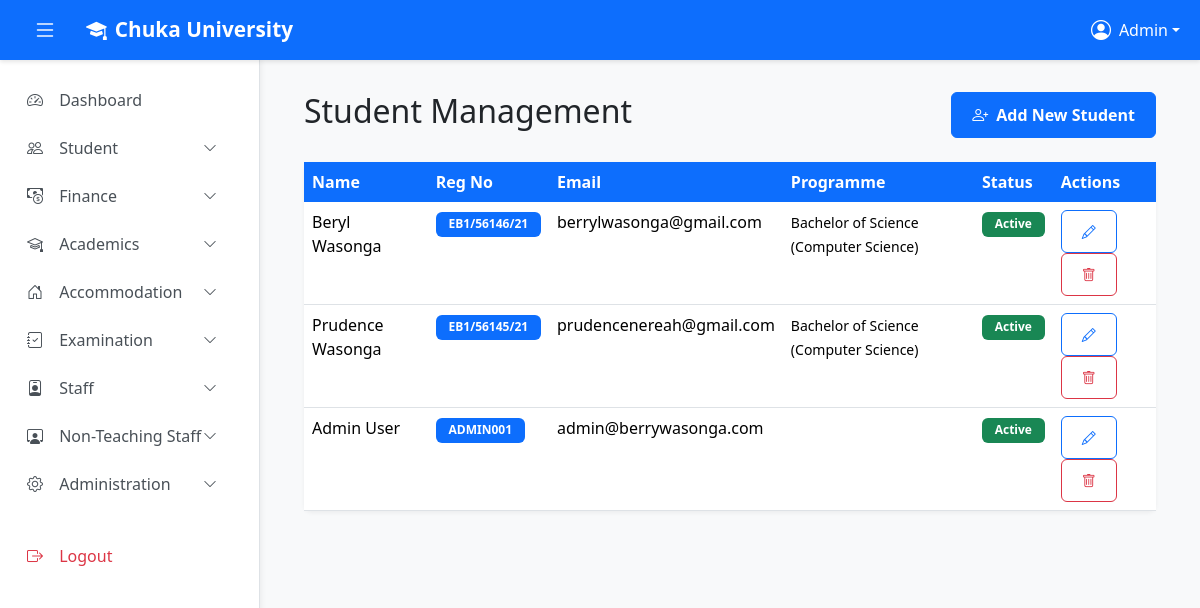
The app's page /admin/student/list.php (signed in), older data.
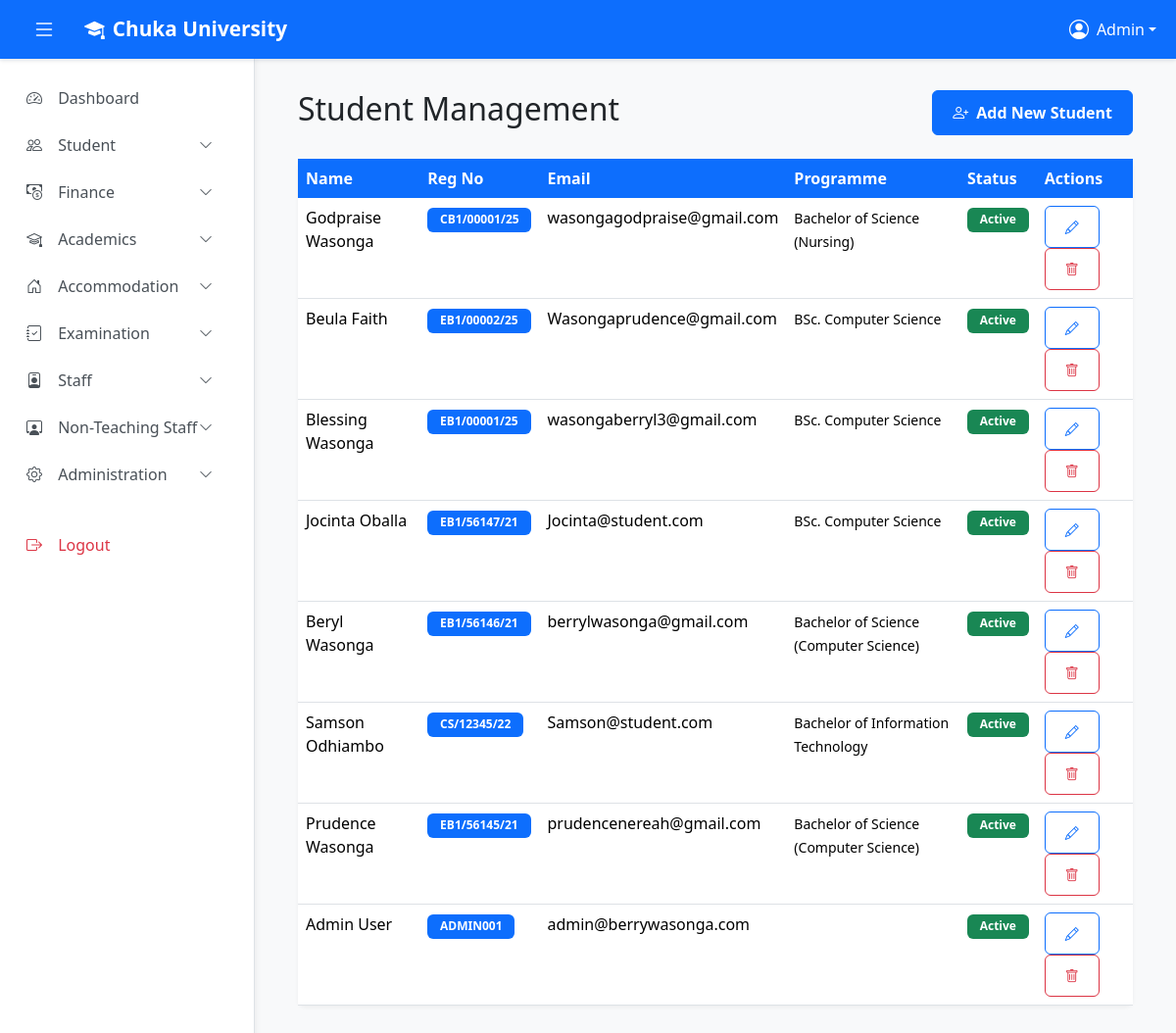
The same page, newer data.
### tables this page shows
CREATE TABLE `users` (
  `id` int(11) NOT NULL,
  `first_name` varchar(50) NOT NULL DEFAULT '',
  `last_name` varchar(50) NOT NULL DEFAULT '',
  `email` varchar(255) NOT NULL,
  `reg_no` varchar(50) DEFAULT NULL,
  `password` varchar(255) NOT NULL,
  `role` varchar(20) NOT NULL DEFAULT 'user',
  `status` enum('active','inactive') NOT NULL DEFAULT 'active',
  `last_login` timestamp NULL DEFAULT NULL,
  `created_at` timestamp NOT NULL DEFAULT current_timestamp(),
  `fullname` varchar(100) GENERATED ALWAYS AS (concat(`first_name`,' ',`last_name`)) STORED,
  `gender` enum('Male','Female','Other') DEFAULT NULL,
  `dob` date DEFAULT NULL,
  `address` varchar(255) DEFAULT NULL,
  `campus` varchar(50) DEFAULT 'MAIN',
  `programme` varchar(150) DEFAULT NULL,
  `course_id` int(11) DEFAULT NULL,
  `attempted_units` int(11) DEFAULT 0,
  `registered_units` int(11) DEFAULT 0
);

### admin/student/list.php (the view, shortened to what this page needs)
<?php
require_once '../../config.php';
$users = $conn->query("SELECT id, first_name, last_name, email, reg_no, programme, role, status, last_login FROM users ORDER BY created_at DESC")->fetch_all(MYSQLI_ASSOC);
?>
<!DOCTYPE html>
<html lang="en">
<head>
    <link href="https://cdn.jsdelivr.net/npm/bootstrap@5.3.3/dist/css/bootstrap.min.css" rel="stylesheet">
    <link href="https://cdn.jsdelivr.net/npm/bootstrap-icons@1.11.3/font/bootstrap-icons.css" rel="stylesheet">
    <link href="../assets/main.css" rel="stylesheet"/>
</head>
<body>
    <?php include '../partials/top_navbar.php'; ?>
    <?php include '../partials/sidebar.php'; ?>
    <main class="main-content" id="mainContent">
        <div class="container-fluid">
            <div class="row mb-4">
                <div class="col-12 d-flex justify-content-between align-items-center">
                    <h2>Student Management</h2>
                    <a href="add.php" class="btn btn-primary"><i class="bi bi-person-plus me-2"></i>Add New Student</a>
                </div>
            </div>
            <div class="card">
                <div class="card-body p-0">
                    <div class="table-responsive">
                        <table class="table table-hover mb-0">
                            <thead>
                                <tr>
                                    <th>Name</th>
                                    <th>Reg No</th>
                                    <th>Email</th>
                                    <th>Programme</th>
                                    <th>Status</th>
                                    <th>Actions</th>
                                </tr>
                            </thead>
                            <tbody>
                                <?php foreach ($users as $u): ?>
                                <tr>
                                    <td><?php echo htmlspecialchars($u['first_name'] . ' ' . $u['last_name']); ?></td>
                                    <td><span class="badge bg-primary"><?php echo htmlspecialchars($u['reg_no']); ?></span></td>
                                    <td><?php echo htmlspecialchars($u['email']); ?></td>
                                    <td><small><?php echo htmlspecialchars($u['programme']); ?></small></td>
                                    <td><span class="badge bg-<?php echo ($u['status']=='active'?'success':'secondary'); ?>"><?php echo ucfirst($u['status']); ?></span></td>
                                    <td>
                                        <a href="edit.php?id=<?php echo $u['id']; ?>" class="btn btn-sm btn-outline-primary">
                                            <i class="bi bi-pencil"></i>
                                        </a>
                                        <form method="POST" class="d-inline" onsubmit="return confirm('Are you sure you want to delete this student?');">
                                            <button type="submit" class="btn btn-sm btn-outline-danger">
                                                <i class="bi bi-trash"></i>
                                            </button>
                                        </form>
                                    </td>
                                </tr>
                                <?php endforeach; ?>
                            </tbody>
                        </table>
                    </div>
                </div>
            </div>
        </div>
    </main>
</body>
</html>

Row changes from the older to the newer data that the page shows:
added users: first_name+last_name "Godpraise Wasonga", reg_no "CB1/00001/25", email "wasongagodpraise@gmail.com", programme "Bachelor of Science (Nursing)", status "Active"
added users: first_name+last_name "Beula Faith", reg_no "EB1/00002/25", email "Wasongaprudence@gmail.com", programme "BSc. Computer Science", status "Active"
added users: first_name+last_name "Blessing Wasonga", reg_no "EB1/00001/25", email "wasongaberryl3@gmail.com", programme "BSc. Computer Science", status "Active"
added users: first_name+last_name "Jocinta Oballa", reg_no "EB1/56147/21", email "Jocinta@student.com", programme "BSc. Computer Science", status "Active"
added users: first_name+last_name "Samson Odhiambo", reg_no "CS/12345/22", email "Samson@student.com", programme "Bachelor of Information Technology", status "Active"
